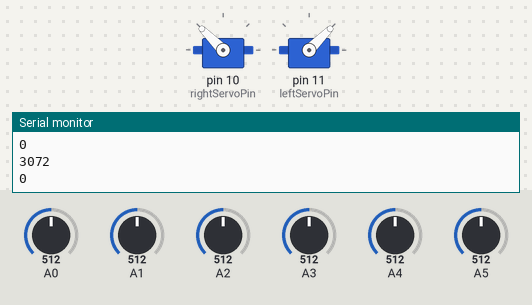
The sketch below on a simulated Arduino Mega 2560, built with avr-gcc and run on an emulated ATmega2560. Shown: 2 × servo, the last lines printed to the serial monitor. Inputs (shaded band) come from the test bench; at power-on: A0 = 512, A1 = 512, A2 = 512, A3 = 512, A4 = 512, A5 = 512.

Above: at 1.2 s.
1.3 s: A0 set to 716
At 2.0 s:
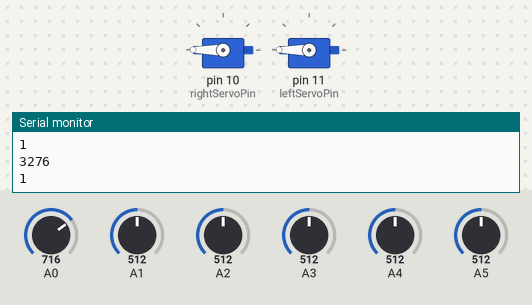
2.8 s: A1 set to 170
At 3.7 s:
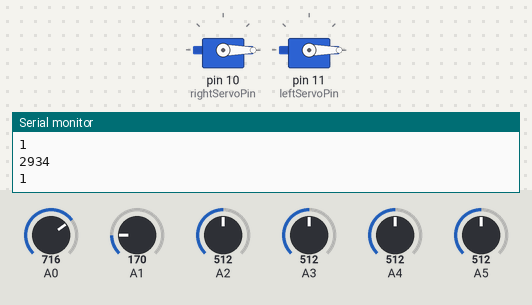
4.3 s: A2 set to 716
At 5.4 s:
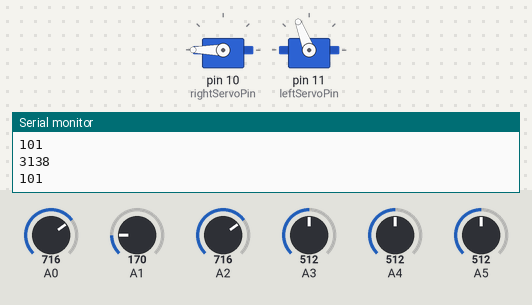
5.8 s: A3 set to 30
At 7.0 s:
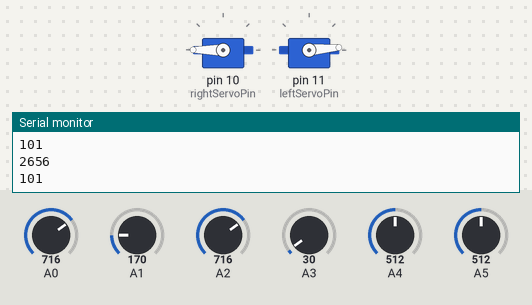
7.3 s: A4 set to 306
At 8.5 s:
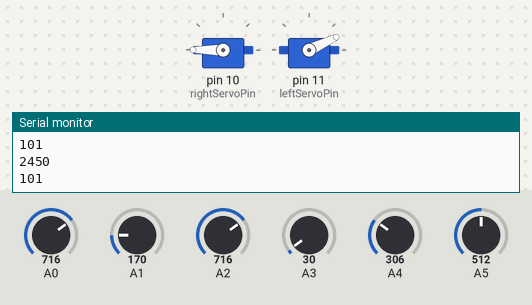
8.8 s: A5 set to 306
At 9.3 s:
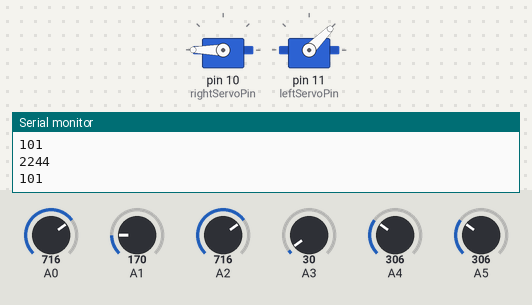
Timing chart, 0 to 11.4 s (numbered marks = the images above; inputs shaded):
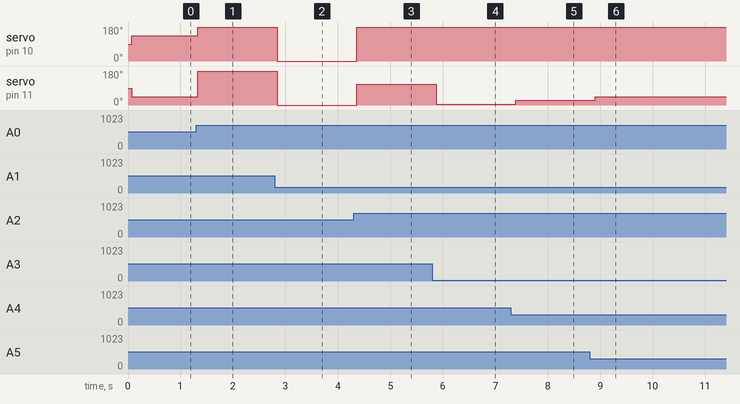

Measured:
- after the input at 1.3 s, servo on pin 10 (rightServoPin): 135° → 180° at once; servo on pin 11 (leftServoPin): 45° → 180° at once
- after the input at 2.8 s, servo on pin 10 (rightServoPin), servo on pin 11 (leftServoPin): 180° → 0° after 0.05 s
- after the input at 4.3 s, servo on pin 10 (rightServoPin): 0° → 180° after 0.06 s; servo on pin 11 (leftServoPin): 0° → 111° after 0.06 s
- after the input at 5.8 s, servo on pin 11 (leftServoPin): 111° → 5° after 0.08 s
- after the input at 7.3 s, servo on pin 11 (leftServoPin): 5° → 25° after 0.09 s
- after the input at 8.8 s, servo on pin 11 (leftServoPin): 25° → 45° after 0.11 s

The sketch:

LineFollow.ino
```cpp
#include <Arduino.h>
#include <stdint.h>
#include <Servo.h>
#include "Sensor.h"
#include "Follower.h"

const uint8_t ledPin = 13;
const uint8_t numSensors = 6;
const uint8_t numServos = 2;
const uint8_t sensorPins[numSensors] = {0, 1, 2, 3, 4, 5};
const uint8_t rightServoPin = 10;
const uint8_t leftServoPin = 11;

Sensor sensors[numSensors];
Servo servos[numServos];

uint8_t error = 0;
String errorMessage = "Error: ";

void setup() {
  Serial.begin(9600);

	digitalWrite(ledPin, HIGH);

	servos[right].attach(rightServoPin);
	servos[left].attach(leftServoPin);

	for(uint8_t pin = 0; pin < numSensors; pin++) {
		digitalWrite(ledPin, HIGH);

		error =	sensors[pin].attach(sensorPins[pin]);
		if(error) {
			errorMessage += "cannot attach Sensor pin: " + sensorPins[pin];
			break;
		}

		error = sensors[pin].calibrate();

		if(error) {
			errorMessage += "cannot calibrate Sensor pin: " + sensorPins[pin];
			break;
		}

		uint16_t threshold = sensors[pin].getThreshold();

		Serial.print("threshold ");
		Serial.print(pin);
		Serial.print(": ");
		Serial.println(threshold);

	}

	digitalWrite(ledPin, LOW);

	if(error)
		Serial.println(errorMessage);
}

void loop() {
	uint16_t sensorsAnalog = readSensorsAnalog(sensors, numSensors);
	uint8_t sensorsBinary = readSensorsBinary(sensors, numSensors);

	Serial.println(sensorsAnalog);
	Serial.println(sensorsBinary, BIN);

	lineFollower(servos, sensors, numSensors);

	delay(250);
}
```

Follower.cpp
```cpp
#include "Follower.h"
#include <stdint.h>

uint8_t lineFollower(Servo* servos, Sensor* sensors,
	uint8_t numSensors) {

	// follow line
	float Kp = 0.5, Kd = 0.5;
	int16_t lastError = 0;
	int16_t thisError = 0;
	int16_t delta = 0;

	// read sensors on right half of array
	uint16_t rightAnalog = readSensorsAnalog(sensors, (uint8_t) (numSensors / 2));

	// read sensors on left half of array
	uint16_t leftAnalog = readSensorsAnalog(sensors + (uint8_t) (numSensors / 2), (uint8_t) (numSensors / 2));

	thisError = leftAnalog - rightAnalog;
	delta = Kp * thisError + Kd * (thisError - lastError);
	lastError = thisError;

	int16_t leftSpeed;
	int16_t rightSpeed;

	leftSpeed = (45 - delta) < 0? 0 : (45 - delta);
	rightSpeed = (135 - delta) > 180? 180 : (135 - delta);

	servos[right].write(rightSpeed);
	servos[left].write(leftSpeed);

}

/*

uint16_t setServos(Servo* servos, Directions direction, uint16_t delta) {
	switch(direction) {
		case left: {
			servos[right].write(10);
			servos[left].write(90);
			break;
		}
		case right: {
			servos[right].write(90);
			servos[left].write(170);
			break;
		}
		case straight: {
			servos[right].write(45 - delta);
			servos[left].write(135 - delta);
			break;
		}
		default:
			servos[right].write(45 - delta);
			servos[left].write(135 - delta);
			break;
	}
}

/*	Precondition: Sensors in "sensors" array have been calibrated.
	Postcondition: Writes binary state of the nth sensor in "sensor" array
	to the nth bit of "sensorBinary" and returns it.
*/

uint8_t readSensorsBinary(Sensor* sensors, uint8_t numSensors) {
	uint8_t sensorBinary = B00000000;
	for(uint8_t i = 0; i < numSensors; i++) {
		sensors[i].read();
		bitWrite(sensorBinary, i, sensors[i].getBit());
	}

	return sensorBinary;
}

/*	Precondition: Sensors in "sensors" array have been calibrated.
	Postcondition: Returns sum of all sensor readings up to "numSensors"
*/

uint16_t readSensorsAnalog(Sensor* sensors, uint8_t numSensors) {
	uint16_t sensorAnalog = 0;
	for(uint8_t i = 0; i < numSensors; i++)
		sensorAnalog += sensors[i].read();

	return sensorAnalog;
}

/*	switch(sensorBinary) {

		// left junction
		case B01111100: {
			direction = left;
			while(!readSensorsBinary(sensors, numSensors) != B01111111)
				setServos(servos, direction, 0);
			break;
		}
		// right junction
		case B01111110: {
			direction = right;
			while(!readSensorsBinary(sensors, numSensors) != B01111111)
				setServos(servos, direction, 0);
			break;
		}
*/
```

Follower.h
```cpp
#include <Servo.h>
#include <Arduino.h>
#include "Sensor.h"

#ifndef FOLLOWER_H
#define FOLLOWER_H

enum Directions {left, right, straight};

uint8_t readSensorsBinary(Sensor*, uint8_t);
uint16_t readSensorsAnalog(Sensor*, uint8_t);
uint16_t setServos(Servo*, Directions, uint16_t);
uint8_t lineFollower(Servo*, Sensor*, uint8_t);

#endif
```

Sensor.cpp
```cpp
#include "Sensor.h"
#include <Arduino.h>
#include <stdint.h>

Sensor::Sensor() {
	this->threshold = 0;
	this->val = 0;
	this->pin = unattached;
}

Sensor::Sensor(uint8_t pin) {
	this->threshold = 0;
	this->val = 0;
	this->attach(pin);
}

/*	Precondition: "pin" is within Arduino's valid range.
	Postcondition: Sensor's pin is assigned parameter, returns 0.
	Error: Sensor pin is set to "unattached", returns 1. */

uint8_t Sensor::attach(uint8_t  pin) {
	if(!validAnalogPin(pin)) {
		this->pin = unattached;
		return 1;
	}

	this->pin = pin;
	return 0;
}

uint8_t Sensor::detach() {
	this->pin = unattached;
}

/*	Precondition: Sensor's pins are assigned.
	Postcondition: Sensor's threshold value is calculated
	by reading "numCalibs" number of readings and finding
	the average of max and min.
	Error: No error checks are made; however, Sensor's threshold
	may need to be offset by a bias during actual testing. */

uint8_t Sensor::calibrate() {

	uint16_t max, min;
	uint16_t vals[numCalibs] = {};

	for(uint16_t i = 0; i < numCalibs; i++) {
		vals[i] = this->read();
		if(vals[i] > max || i < 1)
			max = vals[i];
	 	if(vals[i] < min || i < 1)
     	min = vals[i];
	}

	this->threshold = (max + min) / 2;

	return 0;
}

/*	Precondition: Sensor's pin is assigned.
	Postcondition: Sensor takes its pins analog reading.
	Error: If Sensor's pin is unattached, returns 0. */

uint16_t Sensor::read() {

	if(this->pin == unattached)
		return 0;

	this->val = analogRead(this->pin);

	return this->val;
}

/*	Precondition: Sensor has been calibrated, and reading made.
	Postcondition: If Sensor's reading is above threshold, returns 1.
	Returns 0 otherwise. */

uint8_t Sensor::getBit() {
	if(this->val > this->threshold)
		return 1;
	return 0;
}

uint16_t Sensor::getVal() {
	return this->val;
}

uint16_t Sensor::getThreshold() {
	return this->val;
}
```

Sensor.h
```cpp
#include <stdint.h>
#include <Arduino.h>

#ifndef SENSOR_H
#define SENSOR_H

#define numCalibs 100
#define unattached -1

#ifdef ARDUINO_UNO
	#define upperAnalogPin 5
	#define upperDigitalPin 13
#else
	#define upperAnalogPin 15
	#define upperDigitalPin 53
#endif

#define validAnalogPin(pin) ((pin) >= 0 && (pin) <= upperAnalogPin)
#define validDigitalPin(pin) ((pin) >= 0 && (pin) <= upperDigitalPin)

class Sensor {
private:
	uint16_t threshold;
	uint16_t val;
	uint8_t pin;

public:
	Sensor();
	Sensor(uint8_t);

	uint8_t attach(uint8_t);
	uint8_t detach();

	uint8_t calibrate();
	uint16_t read();

	uint8_t getBit();
	uint16_t getThreshold();
	uint16_t getVal();
};

#endif
```
